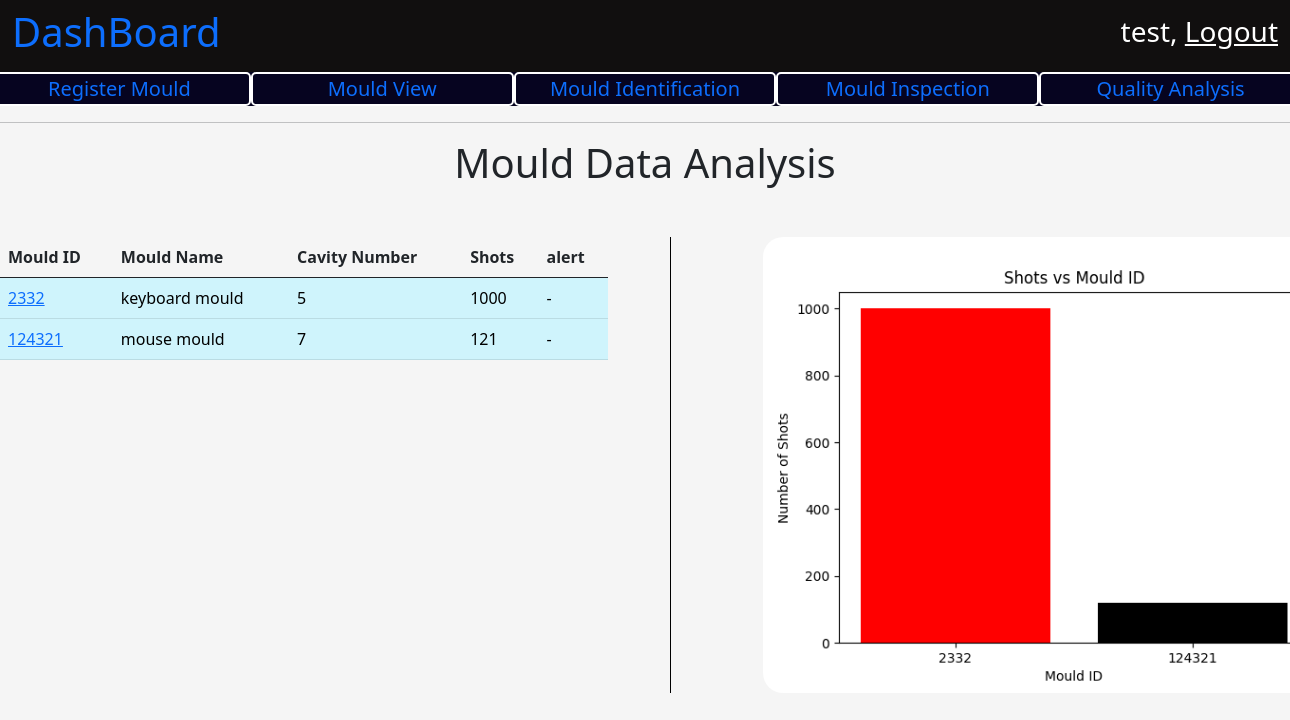
Screenshot of / (signed in) with the database file from the repository.
### mould/models.py (models this page shows, shortened)
class Mould(models.Model):
    mould_id = models.IntegerField(primary_key=True)
    mould_name = models.CharField(max_length=200)
    cavity_number = models.IntegerField()
    registered_date = models.DateTimeField(auto_now_add=True)
    registered_by = models.ForeignKey(User, on_delete=models.PROTECT)
    general_maintaince_cleaning_threshold_value = models.IntegerField()
    preventive_maintaince_clearning_thresold_value = models.IntegerField()
    tool_life = models.IntegerField()
    present_count = models.IntegerField()
    moud_desc = models.CharField(max_length=100)
    order_number = models.CharField(max_length=100)
    raw_material = models.CharField(max_length=100)
    part_weight = models.FloatField()
    runner_weight = models.FloatField()
    tonnage = models.FloatField()
    cycle_time = models.FloatField()
    number_of_shots_per_day = models.IntegerField()
    def __str__(self):
        return str(self.mould_id)
    def general_alert(self):  # alert general cleaning.
        mould_status_data = MouldStatus.objects.filter(mould_id = self.mould_id)
        count = 0
        for mould in mould_status_data:
            count = count + mould.count_increment
        return self.general_maintaince_cleaning_threshold_value -count <= 500

### user_panel/views.py (the view)
# urls.py: path('', views.homePage, name = "homePage"),
@login_required
def homePage(request):
    context = {}
    print(request.user)
    context['user'] = request.user
    print("-----------------------")
    print(context['user'])
    mould_data = Mould.objects.all()
    print(type(mould_data))
    mould_data = list(mould_data)
    print(mould_data)
    main_point = -1
    for i in range(len(mould_data)):
        if mould_data[i].general_alert() is True:
            main_point += 1
            temp = mould_data[i]
            mould_data[i] = mould_data[main_point]
            mould_data[main_point] = temp
    graph_for_mould_number_vs_no_of_shots()
    context['mould_data'] = mould_data
    print("----------------------")
    return render(request, 'user_panel/user_dashboard.html', context)

### user_panel/views.py (called while the page is built)
def graph_for_mould_number_vs_no_of_shots():
    mould_data = Mould.objects.all()
    mould_id = []
    mould_shots_count = []
    bar_color = []
    color_list = ['black', 'red', 'green']
    for i in range(len(mould_data)):
        mould_id.append(mould_data[i].mould_id)
        mould_shots_count.append(mould_data[i].present_count)
        color_index = random.randint(0, 2)
        bar_color.append(color_list[color_index])
    mould_id.sort()
    plt.bar([str(i) for i in mould_id], mould_shots_count, color = bar_color)
    plt.title('Shots vs Mould ID')
    plt.xlabel('Mould ID')
    plt.ylabel('Number of Shots')
    print(mould_id)
    print(mould_shots_count)
    plt.savefig('user_panel/static/images/number_of_mould_vs_shots.png')
    plt.close()

### user_panel/templates/user_panel/user_dashboard.html (shortened to what this page needs)
{% extends 'base.html' %}
{% load static %}
{% block title %}
    <link
        rel="stylesheet"
        href="{% static 'css/dashboard.css' %}" >
{% endblock %}
{% block body_content %}
    <nav
        class="navbar navbar-light dashboard_nav">
        <div class="container-fluid dashboard_nav">
            <p class="h1 dashboard_title">
                <a href="{% url 'homePage' %}" style="text-decoration:None;">
                  DashBoard
                </a>
            </p>
            <div class="user_data">
                <p class="h3">
                    {{ request.user.first_name }},
                    <a href="{% url 'userLogout' %}">
                        Logout
                    </a>
                </p>
            </div>
        </div>
    </nav>
    <div class="optionBar">
        <div class="row">
            <div class="col">
                <a href="{% url 'MouldRegistration' %}">
                    Register Mould
                </a>
            </div>
            <div class="col">
                <a href="{% url 'MouldUpdate' %}">
                Mould View
                </a>
            </div>
             <div class="col">
                <a href="{% url "MouldSearch" %}">
                Mould Identification
                </a>
            </div>
             <div class="col">
                <a href="{% url 'Inspect' %}">
                Mould Inspection
                </a>
            </div>
            <div class="col">
                <a href="{% url 'MouldQuality' %}">
                Quality Analysis
                </a>
            </div>
        </div>
    </div>
    <hr/>
    <p class="h1 firstHeading" style="text-align : center;">
            Mould Data Analysis
    </p>
    <div class="MouldData">
        <div class="row">
            <div class="col">
               <table class="table">
                    <thead>
                        <tr>
                            <th scope="col">Mould ID</th>
                            <th scope="col">Mould Name</th>
                            <th scope="col">Cavity Number</th>
                            <th scope="col">Shots</th>
                            <th scope="col"> alert </th>
                        </tr>
                    </thead>
                    <tbody>
                        {% for mould in mould_data %}
                            {% if mould.general_alert %}
                                <tr class="table-danger">
                                    <td class="table-danger">
                                        <a href="mould/{{ mould.mould_id }}">
                                            {{ mould.mould_id }}
                                        </a>
                                    </td>
                                    <td class="table-danger">
                                        {{ mould.mould_name }}
                                    </td>
                                    <td class="table-danger">
                                        {{ mould.cavity_number }}
                                    </td>
                                    <td class="table-danger">
                                        {{ mould.present_count }}
                                    </td>
                                    <td class="table-danger">
                                        {% if mould.tool_life_over_alert %}
                                            Tool Life Over Alert
                                        {% elif mould.preventive_maintance_alert %}
                                            Prevetive Maitaince Alert
                                        {% else %}
                                            General Clearning Alert
                                        {% endif %}
                                    </td>
                                </tr>
                            {% else %}
                                <tr class="table-info">
                                    <td class="table-info">
                                        <a href="mould/{{ mould.mould_id }}">
                                            {{ mould.mould_id }}
                                        </a>
                                    </td>
                                    <td class="table-info">
                                        {{ mould.mould_name }}
                                    </td>
                                    <td class="table-info">
                                        {{ mould.cavity_number }}
                                    </td>
                                    <td class="table-info">
                                        {{ mould.present_count }}
                                    </td>
                                    <td class="table-info">
                                        -
                                    </td>
                                </tr>
                            {% endif %}
                        {% endfor %}
                    </tbody>
                </table>
            </div>
            <div class="col graphData">
                <img src="{% static 'images/number_of_mould_vs_shots.png' %}" class="img-fluid graphMouldImg" alt="...">
            </div>
        </div>
    </div>
{% endblock %}

### user_panel/static/css/dashboard.css (style rules this page uses)
body { background-color: whitesmoke; }
nav.dashboard_nav { background-color: rgb(17, 15, 15); }
nav.dashboard_nav div.dashboard_nav { color : white; }
nav.dashboard_nav div.user_data p a { color: white; }
div.optionBar { background-color: rgb(6, 4, 32); }
div.optionBar div.row div.col { font-size: 20px; border : 2px solid white; border-radius: 5px; text-align: center; color:white; }
div.optionBar div.row div.col a { text-decoration: none; }
div.MouldData { margin-top : 50px; }
div.MouldData div.row div.graphData { border-left : 0.5px solid black; margin-left : 50px; }
div.MouldData div.row div.graphData img.graphMouldImg { margin-left : 80px; width: 700px; border-radius: 20px; }

### rows the page displays
Mould: mould_id "2332", mould_name "keyboard mould", cavity_number "5", present_count "1000"
Mould: mould_id "124321", mould_name "mouse mould", cavity_number "7", present_count "121"

### other values shown
{{ request.user.first_name }} "test"
